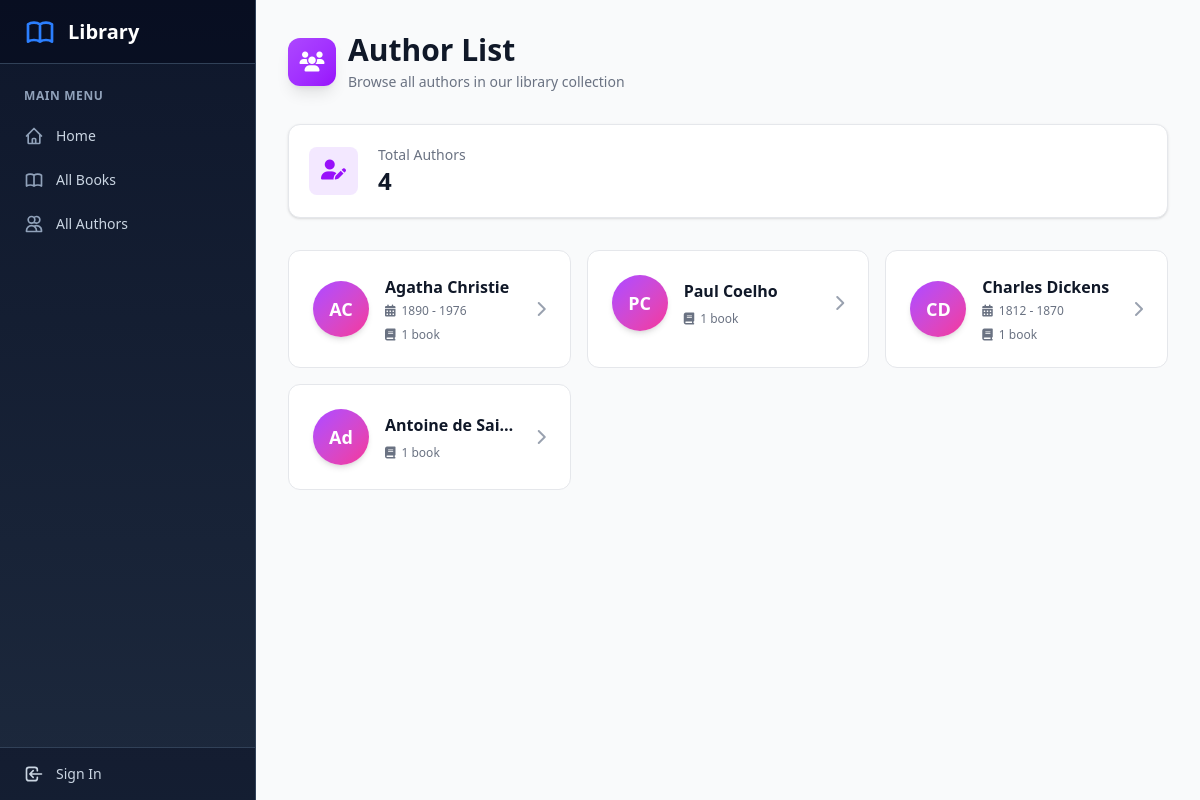
Screenshot of /catalog/authors/ with the database file from the repository.
### catalog/models.py (models this page shows, shortened)
class Author(models.Model):
    first_name = models.CharField(max_length=100)
    last_name = models.CharField(max_length=100)
    date_of_birth = models.DateField(null=True, blank=True)
    date_of_death = models.DateField("Died", null=True, blank=True)
    class Meta:
        ordering = ["last_name", "first_name"]
    def get_absolute_url(self):
        return reverse("author-detail", args=[str(self.id)])  # type: ignore

### catalog/views.py (the view)
# urls.py: path('authors/', views.AuthorListView.as_view(), name='authors'),
class AuthorListView(generic.ListView):
    model = Author
    paginate_by = 10

### catalog/templates/catalog/author_list.html (shortened to what this page needs)
{% extends "base_generic.html" %}
{% block content %}
<div class="px-4 sm:px-6 lg:px-8 py-8">
  <div class="mb-8">
    <div class="flex items-center space-x-3">
      <div class="flex-shrink-0">
        <div class="h-12 w-12 rounded-xl bg-gradient-to-br from-purple-500 to-purple-600 flex items-center justify-center shadow-lg">
          <i class="fa-solid fa-users text-white text-xl"></i>
        </div>
      </div>
      <div>
        <h1 class="text-3xl font-bold text-gray-900">Author List</h1>
        <p class="mt-1 text-sm text-gray-500">Browse all authors in our library collection</p>
      </div>
    </div>
  </div>
  {% if author_list %}
  <div class="bg-white overflow-hidden shadow-sm rounded-xl border border-gray-200 hover:shadow-md transition-shadow mb-8">
    <div class="p-5">
      <div class="flex items-center">
        <div class="flex-shrink-0 bg-purple-100 rounded-lg p-3">
          <i class="fa-solid fa-user-pen text-purple-600 text-xl"></i>
        </div>
        <div class="ml-5 w-0 flex-1">
          <dl>
            <dt class="text-sm font-medium text-gray-500 truncate">Total Authors</dt>
            <dd class="text-2xl font-semibold text-gray-900">{{ author_list.count }}</dd>
          </dl>
        </div>
      </div>
    </div>
  </div>
  <div class="grid grid-cols-1 gap-4 sm:grid-cols-2 lg:grid-cols-3">
    {% for author in author_list %}
    <a href="{{ author.get_absolute_url }}"
       class="group relative bg-white rounded-xl border border-gray-200 p-6 hover:border-purple-300 hover:shadow-lg transition-all duration-200">
      <div class="flex items-center space-x-4">
        <div class="flex-shrink-0">
          <div class="h-14 w-14 rounded-full bg-gradient-to-br from-purple-500 to-pink-500 flex items-center justify-center text-white font-bold text-lg shadow-md">
            {{ author.first_name|slice:":1" }}{{ author.last_name|slice:":1" }}
          </div>
        </div>
        <div class="flex-1 min-w-0">
          <h3 class="text-base font-semibold text-gray-900 group-hover:text-purple-600 transition-colors truncate">
            {{ author.first_name }} {{ author.last_name }}
          </h3>
          {% if author.date_of_birth or author.date_of_death %}
          <div class="mt-1 flex items-center text-xs text-gray-500">
            <i class="fa-solid fa-calendar-days mr-1.5"></i>
            <span>
              {% if author.date_of_birth %}
                {{ author.date_of_birth.year }}
              {% else %}
                ?
              {% endif %}
              -
              {% if author.date_of_death %}
                {{ author.date_of_death.year }}
              {% else %}
                <i class="fa-solid fa-infinity text-xs"></i>
              {% endif %}
            </span>
          </div>
          {% endif %}
          <div class="mt-2 flex items-center text-xs text-gray-500">
            <i class="fa-solid fa-book mr-1.5"></i>
            <span>{{ author.book_set.count }} book{{ author.book_set.count|pluralize }}</span>
          </div>
        </div>
        <div class="flex-shrink-0">
          <i class="fa-solid fa-chevron-right text-gray-400 group-hover:text-purple-600 group-hover:translate-x-1 transition-all duration-200"></i>
        </div>
      </div>
    </a>
    {% endfor %}
  </div>
  {% endif %}
</div>
{% endblock %}

### rows the page displays
Author: first_name "A", last_name "C", first_name "Agatha", last_name "Christie", date_of_birth.year "1890", date_of_death.year "1976", book_set.count "1"
Author: first_name "P", last_name "C", first_name "Paul", last_name "Coelho", book_set.count "1"
Author: first_name "C", last_name "D", first_name "Charles", last_name "Dickens", date_of_birth.year "1812", date_of_death.year "1870", book_set.count "1"
Author: first_name "A", last_name "d", first_name "Antoine", last_name "de Sai…", book_set.count "1"

### other values shown
{{ author_list.count }} "4"
